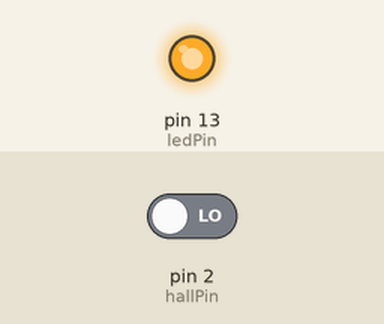
Simulated run of this sketch. Board: Arduino Uno, built with avr-gcc and run on an emulated ATmega328P. Shown: output pins drawn as LEDs (lit = HIGH). The test bench sets the inputs (shaded band); at power-on: pin 2 (hallPin) LOW. What the sketch prints to the serial monitor is not drawn.

Above: at 1.2 s.
1.3 s: pin 2 (hallPin) driven HIGH
At 2.5 s:
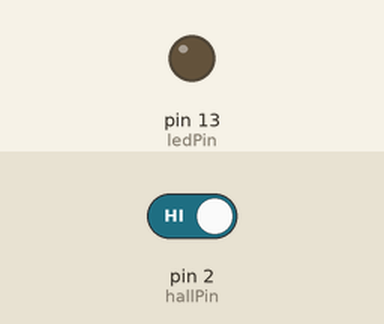
2.8 s: pin 2 (hallPin) driven LOW
At 3.7 s:
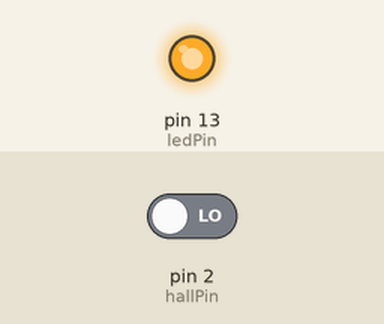
Timing chart, 0 to 5.8 s (numbered marks = the images above; inputs shaded):
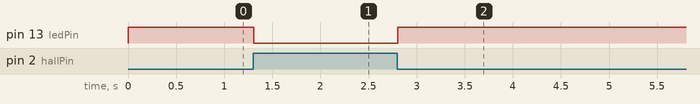

Measured:
- after the input at 1.3 s, pin 13 (ledPin): HIGH → LOW at once
- after the input at 2.8 s, pin 13 (ledPin): LOW → HIGH at once

The sketch:

capteur.ino
```cpp
const int ledPin = 13;
const int hallPin = 2;

int sensorValue;

void setup(){
  pinMode( ledPin, OUTPUT );
  pinMode( hallPin, INPUT );
  Serial.begin(9600);
}

void loop() {
  // lecture du capteur a Effet Hall
  sensorValue = digitalRead( hallPin );
  // senseurValue = HIGH sans aimant
  // senseurValue = LOW  quand POLE SUD aimant
  sensorValue = not( sensorValue );
  Serial.println(sensorValue);
  // Allumer eteindre la LED
  digitalWrite( ledPin, sensorValue );

}
```
